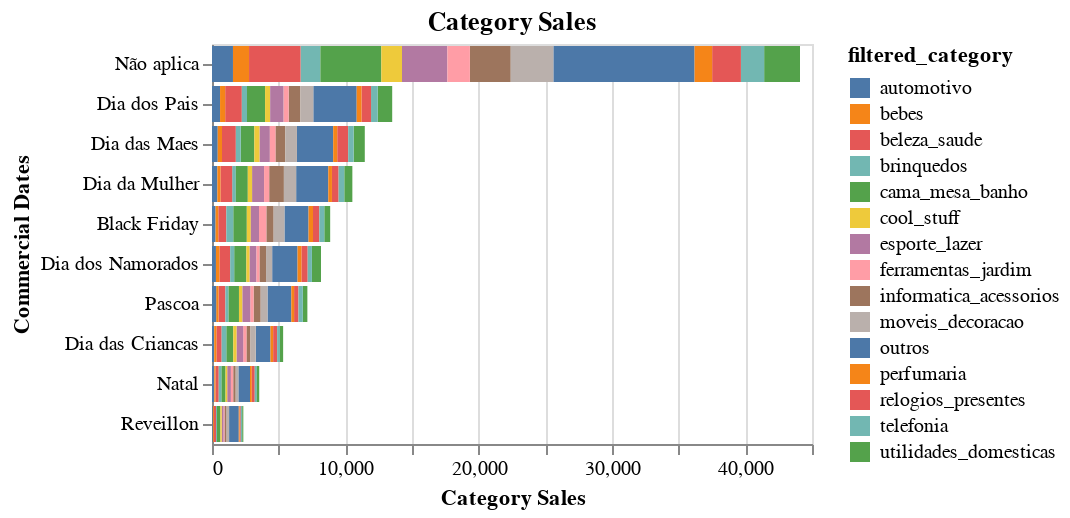

Write notebook code for a chart like this one.
### Code cell
c = alt.Chart(customer_products).mark_bar().encode(
    alt.Y('commercial_date_names', title='Commercial Dates').sort('-x'),
    alt.X('count()', title='Category Sales'),
    alt.Color('filtered_category')
    ).properties(
        title='Category Sales'
    )

display(customer_products['commercial_date_names'].value_counts())
display(c)

### Figure 1 — Vega specification as saved in the notebook (floating-point values rounded to 4 significant figures; data arrays with more than 128 entries replaced by an {"elided": "..."} marker saying what was removed)
{"$schema": "https://vega.github.io/schema/vega/v5.json", "data": [{"name": "source_0"}, {"name": "data_0", "values": {"elided": "150 records"}}, {"name": "source_0_y_domain_commercial_date_names", "values": [{"commercial_date_names": "Dia das Maes", "sort_field": 11459}, {"commercial_date_names": "Não aplica", "sort_field": 44100}, {"commercial_date_names": "Dia da Mulher", "sort_field": 10527}, {"commercial_date_names": "Dia dos Pais", "sort_field": 13515}, {"commercial_date_names": "Black Friday", "sort_field": 8863}, {"commercial_date_names": "Reveillon", "sort_field": 2350}, {"commercial_date_names": "Pascoa", "sort_field": 7153}, {"commercial_date_names": "Dia dos Namorados", "sort_field": 8174}, {"commercial_date_names": "Dia das Criancas", "sort_field": 5335}, {"commercial_date_names": "Natal", "sort_field": 3542}]}, {"name": "data_0_color_domain_filtered_category", "values": [{"filtered_category": "outros"}, {"filtered_category": "utilidades_domesticas"}, {"filtered_category": "esporte_lazer"}, {"filtered_category": "informatica_acessorios"}, {"filtered_category": "brinquedos"}, {"filtered_category": "moveis_decoracao"}, {"filtered_category": "automotivo"}, {"filtered_category": "telefonia"}, {"filtered_category": "beleza_saude"}, {"filtered_category": "ferramentas_jardim"}, {"filtered_category": "cama_mesa_banho"}, {"filtered_category": "bebes"}, {"filtered_category": "relogios_presentes"}, {"filtered_category": "perfumaria"}, {"filtered_category": "cool_stuff"}]}], "signals": [{"name": "y_step", "value": 20}, {"name": "height", "update": "bandspace(domain('y').length, 0.1, 0.05) * y_step"}], "marks": [{"type": "rect", "name": "marks", "from": {"data": "data_0"}, "encode": {"update": {"x2": {"field": "__count_start", "scale": "x"}, "y": {"field": "commercial_date_names", "scale": "y"}, "height": {"signal": "max(0.25, bandwidth('y'))"}, "x": {"field": "__count_end", "scale": "x"}, "fill": {"field": "filtered_category", "scale": "color"}}}, "style": ["bar"]}], "scales": [{"name": "x", "type": "linear", "domain": {"data": "data_0", "fields": ["__count_start", "__count_end"]}, "range": [0, {"signal": "width"}], "zero": true, "nice": true}, {"name": "y", "type": "band", "domain": {"data": "source_0_y_domain_commercial_date_names", "field": "commercial_date_names", "sort": {"op": "max", "field": "sort_field", "order": "descending"}}, "range": {"step": {"signal": "y_step"}}, "paddingInner": 0.1, "paddingOuter": 0.05}, {"name": "color", "type": "ordinal", "domain": {"data": "data_0_color_domain_filtered_category", "field": "filtered_category", "sort": true}, "range": "category"}], "axes": [{"scale": "x", "maxExtent": 0, "minExtent": 0, "zindex": 0, "tickCount": {"signal": "ceil(width/40)"}, "grid": true, "ticks": false, "domain": false, "aria": false, "orient": "bottom", "labels": false, "gridScale": "y"}, {"scale": "x", "labelFlush": true, "tickCount": {"signal": "ceil(width/40)"}, "zindex": 0, "title": "Category Sales", "orient": "bottom", "grid": false, "labelOverlap": true}, {"scale": "y", "zindex": 0, "grid": false, "title": "Commercial Dates", "orient": "left"}], "title": {"text": "Category Sales", "frame": "group"}, "padding": 5, "background": "white", "width": 300, "style": "cell", "legends": [{"fill": "color", "symbolType": "square", "title": "filtered_category"}]}
